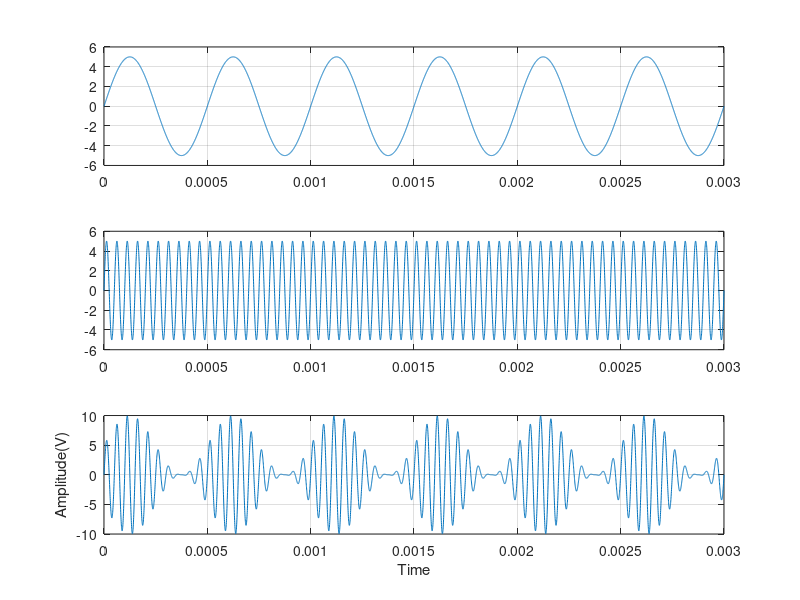

Write MATLAB code to recreate this figure.
m=1;
Vm=5;
fm=2000;
Tm=1/fm;
t=0:Tm/1000:6*Tm;
ym=Vm*sin(2*pi*fm*t);
figure(1);subplot(3,1,1);plot(t,ym);grid on;

Vc=Vm/m;
fc=fm*10;
tc=1/fc;
yc=Vc*sin(2*pi*fc*t);

figure(1);subplot(3,1,2);plot(t,yc);grid on;
y=(1+m*sin(2*pi*fm*t)).*yc;
figure(1);subplot(3,1,3);plot(t,y);grid on;
xlabel('Time');ylabel('Amplitude(V)');
